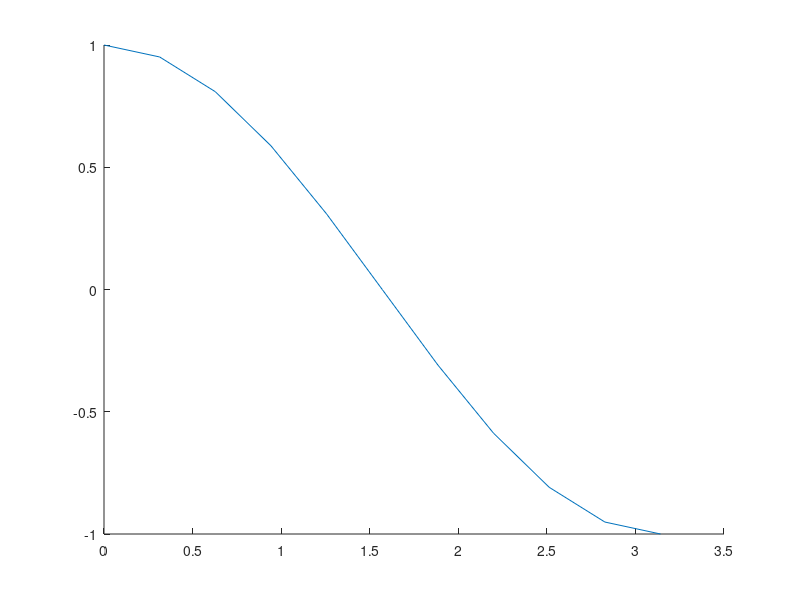

MATLAB code for this plot: (Note: this script raises an error after producing the figure.)
% this is the 4th question of the 1st assignment

x = linspace(0, pi, 11);
y = cos(x);
z = exp(-1*x);

figure(1)
plot(x, y, LineWidth=1.5, Color="green", LineStyle="-", Marker="+")

hold on
plot(x, z, LineWidth=1.5, Color="cyan", LineStyle=":", Marker="+")
hold off

legend("cos(x)","exp(-x)")
grid on

figure(2)

subplot(2,1,1)
plot(x, y, LineWidth=1, Color="red", LineStyle="--")
title("graph of cos(x) vs x")
grid on

subplot(2,1,2)
plot(x, z, LineWidth=1, Color="blue", LineStyle="-.")
title("graph of exp(-x) vs x")
grid on

figure(3)

semilogx(x, z, LineWidth=1.5, Color="red", LineStyle="-")
title("semilogx of exp(-x) vs x")
grid on



